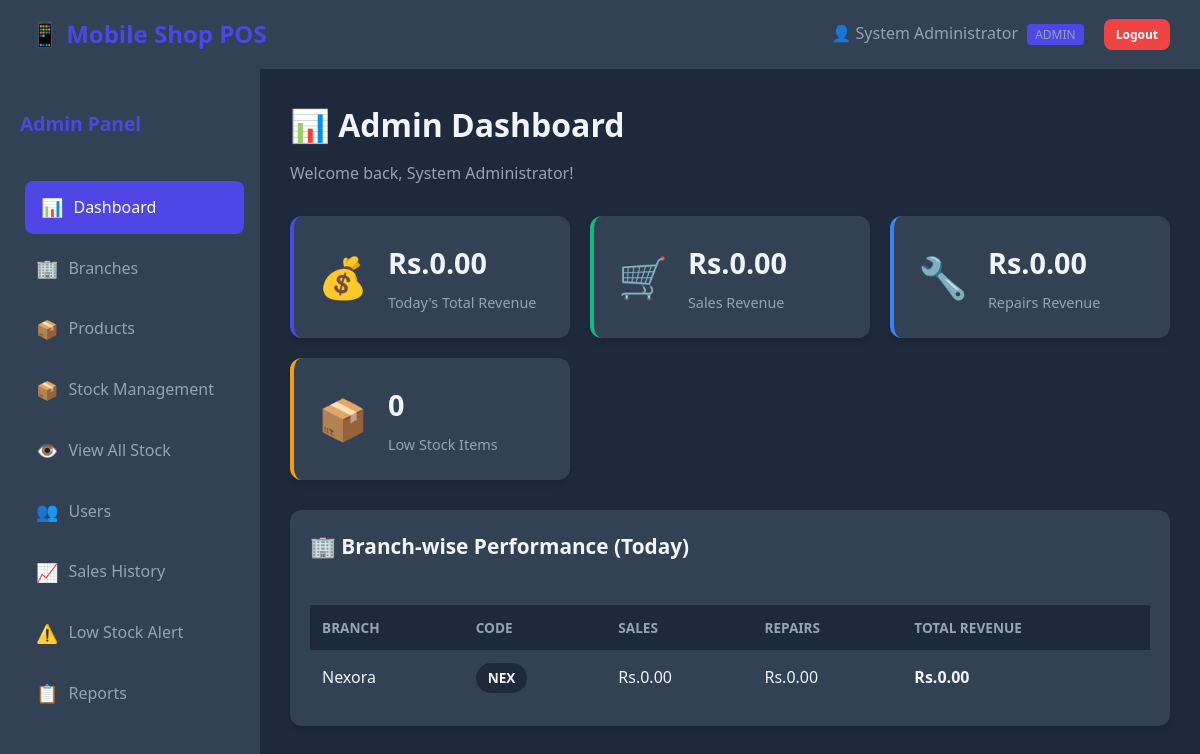
Page /admin/dashboard.php (signed in) on the committed database.
### tables this page shows
CREATE TABLE `branches` (
  `id` int(11) NOT NULL,
  `name` varchar(100) NOT NULL,
  `branch_code` char(3) NOT NULL,
  `location` varchar(200) DEFAULT NULL,
  `status` enum('active','inactive') DEFAULT 'active',
  `created_at` timestamp NOT NULL DEFAULT current_timestamp()
);

### admin/dashboard.php (the view, shortened to what this page needs)
<?php
$db = new Database();
$conn = $db->getConnection();
$today = date('Y-m-d');
$sales_revenue = $conn->query("SELECT COALESCE(SUM(total_amount), 0) as total FROM sales WHERE DATE(sale_date) = '$today'")->fetch_assoc()['total'];
$repairs_revenue = $conn->query("SELECT COALESCE(SUM(repair_cost), 0) as total FROM repairs WHERE DATE(completed_date) = '$today' AND status='completed'")->fetch_assoc()['total'];
$total_revenue = $sales_revenue + $repairs_revenue;
$low_stock_count = $conn->query("SELECT COUNT(*) as count FROM stock WHERE quantity <= alert_level")->fetch_assoc()['count'];
$branch_stats = $conn->query("SELECT b.id, b.name, b.branch_code,
    COALESCE(SUM(s.total_amount), 0) as sales_today,
    COALESCE(SUM(r.repair_cost), 0) as repairs_today
    FROM branches b
    LEFT JOIN sales s ON b.id = s.branch_id AND DATE(s.sale_date) = '$today'
    LEFT JOIN repairs r ON b.id = r.branch_id AND DATE(r.completed_date) = '$today' AND r.status='completed'
    WHERE b.status = 'active'
    GROUP BY b.id, b.name, b.branch_code
    ORDER BY (COALESCE(SUM(s.total_amount), 0) + COALESCE(SUM(r.repair_cost), 0)) DESC");
?>
<!DOCTYPE html>
<html lang="en">
<head>
    <link rel="stylesheet" href="../assets/css/style.css">
</head>
<body>
    <?php include '../includes/header.php'; ?>
    <div class="main-container">
        <?php include '../includes/admin_sidebar.php'; ?>
        <div class="content">
            <div class="page-header">
                <h1>📊 Admin Dashboard</h1>
                <p>Welcome back, <?php echo $_SESSION['full_name']; ?>!</p>
            </div>
            <div class="stats-grid">
                <div class="stat-card primary">
                    <div class="stat-icon">💰</div>
                    <div class="stat-details">
                        <h3><?php echo CURRENCY . number_format($total_revenue, 2); ?></h3>
                        <p>Today's Total Revenue</p>
                    </div>
                </div>
                <div class="stat-card success">
                    <div class="stat-icon">🛒</div>
                    <div class="stat-details">
                        <h3><?php echo CURRENCY . number_format($sales_revenue, 2); ?></h3>
                        <p>Sales Revenue</p>
                    </div>
                </div>
                <div class="stat-card info">
                    <div class="stat-icon">🔧</div>
                    <div class="stat-details">
                        <h3><?php echo CURRENCY . number_format($repairs_revenue, 2); ?></h3>
                        <p>Repairs Revenue</p>
                    </div>
                </div>
                <div class="stat-card warning">
                    <div class="stat-icon">📦</div>
                    <div class="stat-details">
                        <h3><?php echo $low_stock_count; ?></h3>
                        <p>Low Stock Items</p>
                    </div>
                </div>
            </div>
            <div class="card">
                <div class="card-header">
                    <h2>🏢 Branch-wise Performance (Today)</h2>
                </div>
                <div class="card-body">
                    <table class="data-table">
                        <thead>
                            <tr>
                                <th>Branch</th>
                                <th>Code</th>
                                <th>Sales</th>
                                <th>Repairs</th>
                                <th>Total Revenue</th>
                            </tr>
                        </thead>
                        <tbody>
                            <?php while($branch = $branch_stats->fetch_assoc()): ?>
                            <tr>
                                <td><?php echo $branch['name']; ?></td>
                                <td><span class="badge"><?php echo $branch['branch_code']; ?></span></td>
                                <td><?php echo CURRENCY . number_format($branch['sales_today'], 2); ?></td>
                                <td><?php echo CURRENCY . number_format($branch['repairs_today'], 2); ?></td>
                                <td><strong><?php echo CURRENCY . number_format($branch['sales_today'] + $branch['repairs_today'], 2); ?></strong></td>
                            </tr>
                            <?php endwhile; ?>
                        </tbody>
                    </table>
                </div>
            </div>
        </div>
    </div>
</body>
</html>

### assets/css/style.css (style rules this page uses)
:root { --primary: #4f46e5; --primary-dark: #4338ca; --success: #10b981; --danger: #ef4444; --warning: #f59e0b; --info: #3b82f6; --dark: #1e293b; --dark-light: #334155; --dark-lighter: #475569; --text: #f1f5f9; --text-muted: #94a3b8; --border: #334155; }
* { margin: 0; padding: 0; box-sizing: border-box; }
body { font-family: 'Segoe UI', Tahoma, Geneva, Verdana, sans-serif; background: var(--dark); color: var(--text); line-height: 1.6; }
.main-container { display: flex; min-height: 100vh; }
.content { flex: 1; padding: 30px; background: var(--dark); overflow-y: auto; }
.page-header { margin-bottom: 30px; }
.page-header h1 { font-size: 2em; margin-bottom: 10px; }
.page-header p { color: var(--text-muted); }
.card { background: var(--dark-light); border-radius: 12px; margin-bottom: 30px; box-shadow: 0 4px 6px rgba(0,0,0,0.1); }
.card-header { padding: 20px; border-bottom: 1px solid var(--border); display: flex; justify-content: space-between; align-items: center; }
.card-header h2 { font-size: 1.3em; }
.card-body { padding: 20px; }
.stats-grid { display: grid; grid-template-columns: repeat(auto-fit, minmax(250px, 1fr)); gap: 20px; margin-bottom: 30px; }
.stat-card { background: var(--dark-light); padding: 24px; border-radius: 12px; display: flex; align-items: center; box-shadow: 0 4px 6px rgba(0,0,0,0.1); transition: transform 0.3s; }
.stat-card.primary { border-left: 4px solid var(--primary); }
.stat-card.success { border-left: 4px solid var(--success); }
.stat-card.info { border-left: 4px solid var(--info); }
.stat-card.warning { border-left: 4px solid var(--warning); }
.stat-icon { font-size: 2.5em; margin-right: 20px; }
.stat-details h3 { font-size: 1.8em; margin-bottom: 5px; }
.stat-details p { color: var(--text-muted); font-size: 0.9em; }
.data-table { width: 100%; border-collapse: collapse; }
.data-table thead { background: var(--dark); }
.data-table th, .data-table td { padding: 12px; text-align: left; border-bottom: 1px solid var(--border); }
.data-table th { font-weight: 600; text-transform: uppercase; font-size: 0.85em; color: var(--text-muted); }
.badge { display: inline-block; padding: 4px 12px; border-radius: 20px; font-size: 0.85em; font-weight: 600; background: var(--dark); color: var(--text); }

### rows in the picture
branches: name "Nexora", branch_code "NEX", sales_today "0.00", repairs_today "0.00"

### other values in the picture
SITE_NAME "Mobile Shop POS"
$_SESSION['full_name'] "System Administrator"
CURRENCY "Rs."
$total_revenue "0.00"
$sales_revenue "0.00"
$repairs_revenue "0.00"
$low_stock_count "0"
